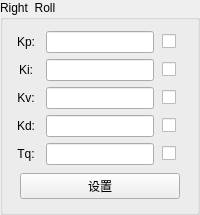
           <widget class="QGroupBox" name="groupBox_6">
            <property name="title">
             <string>Right  Roll</string>
            </property>
            <layout class="QVBoxLayout" name="verticalLayout_10">
             <item>
              <layout class="QVBoxLayout" name="verticalLayout_5">
               <item>
                <layout class="QHBoxLayout" name="horizontalLayout_23" stretch="0">
                 <property name="spacing">
                  <number>3</number>
                 </property>
                 <property name="sizeConstraint">
                  <enum>QLayout::SetDefaultConstraint</enum>
                 </property>
                 <item>
                  <layout class="QHBoxLayout" name="horizontalLayout_24" stretch="1,0,1">
                   <property name="spacing">
                    <number>8</number>
                   </property>
                   <property name="sizeConstraint">
                    <enum>QLayout::SetDefaultConstraint</enum>
                   </property>
                   <item>
                    <widget class="QLabel" name="label_21">
                     <property name="text">
                      <string>Kp:</string>
                     </property>
                     <property name="alignment">
                      <set>Qt::AlignCenter</set>
                     </property>
                    </widget>
                   </item>
                   <item>
                    <widget class="QLineEdit" name="lineEdit_rroll_kp">
                     <property name="inputMethodHints">
                      <set>Qt::ImhDigitsOnly</set>
                     </property>
                     <property name="alignment">
                      <set>Qt::AlignRight|Qt::AlignTrailing|Qt::AlignVCenter</set>
                     </property>
                    </widget>
                   </item>
                   <item>
                    <widget class="QCheckBox" name="checkBox_rroll_kp">
                     <property name="layoutDirection">
                      <enum>Qt::LeftToRight</enum>
                     </property>
                     <property name="text">
                      <string/>
                     </property>
                    </widget>
                   </item>
                  </layout>
                 </item>
                </layout>
               </item>
               <item>
                <layout class="QHBoxLayout" name="horizontalLayout_25" stretch="1,0,1">
                 <property name="spacing">
                  <number>8</number>
                 </property>
                 <property name="sizeConstraint">
                  <enum>QLayout::SetDefaultConstraint</enum>
                 </property>
                 <item>
                  <widget class="QLabel" name="label_22">
                   <property name="text">
                    <string>Ki:</string>
                   </property>
                   <property name="alignment">
                    <set>Qt::AlignCenter</set>
                   </property>
                  </widget>
                 </item>
                 <item>
                  <widget class="QLineEdit" name="lineEdit_rroll_ki">
                   <property name="inputMethodHints">
                    <set>Qt::ImhDigitsOnly</set>
                   </property>
                   <property name="alignment">
                    <set>Qt::AlignRight|Qt::AlignTrailing|Qt::AlignVCenter</set>
                   </property>
                  </widget>
                 </item>
                 <item>
                  <widget class="QCheckBox" name="checkBox_rroll_ki">
                   <property name="layoutDirection">
                    <enum>Qt::LeftToRight</enum>
                   </property>
                   <property name="text">
                    <string/>
                   </property>
                  </widget>
                 </item>
                </layout>
               </item>
               <item>
                <layout class="QHBoxLayout" name="horizontalLayout_26" stretch="1,0,1">
                 <property name="spacing">
                  <number>8</number>
                 </property>
                 <property name="sizeConstraint">
                  <enum>QLayout::SetDefaultConstraint</enum>
                 </property>
                 <item>
                  <widget class="QLabel" name="label_23">
                   <property name="text">
                    <string>Kv:</string>
                   </property>
                   <property name="alignment">
                    <set>Qt::AlignCenter</set>
                   </property>
                  </widget>
                 </item>
                 <item>
                  <widget class="QLineEdit" name="lineEdit_rroll_kv">
                   <property name="inputMethodHints">
                    <set>Qt::ImhDigitsOnly</set>
                   </property>
                   <property name="alignment">
                    <set>Qt::AlignRight|Qt::AlignTrailing|Qt::AlignVCenter</set>
                   </property>
                  </widget>
                 </item>
                 <item>
                  <widget class="QCheckBox" name="checkBox_rroll_kv">
                   <property name="layoutDirection">
                    <enum>Qt::LeftToRight</enum>
                   </property>
                   <property name="text">
                    <string/>
                   </property>
                  </widget>
                 </item>
                </layout>
               </item>
               <item>
                <layout class="QHBoxLayout" name="horizontalLayout_27" stretch="1,0,1">
                 <property name="spacing">
                  <number>8</number>
                 </property>
                 <property name="sizeConstraint">
                  <enum>QLayout::SetDefaultConstraint</enum>
                 </property>
                 <item>
                  <widget class="QLabel" name="label_24">
                   <property name="text">
                    <string>Kd:</string>
                   </property>
                   <property name="alignment">
                    <set>Qt::AlignCenter</set>
                   </property>
                  </widget>
                 </item>
                 <item>
                  <widget class="QLineEdit" name="lineEdit_rroll_kd">
                   <property name="inputMethodHints">
                    <set>Qt::ImhDigitsOnly</set>
                   </property>
                   <property name="alignment">
                    <set>Qt::AlignRight|Qt::AlignTrailing|Qt::AlignVCenter</set>
                   </property>
                  </widget>
                 </item>
                 <item>
                  <widget class="QCheckBox" name="checkBox_rroll_kd">
                   <property name="layoutDirection">
                    <enum>Qt::LeftToRight</enum>
                   </property>
                   <property name="text">
                    <string/>
                   </property>
                  </widget>
                 </item>
                </layout>
               </item>
               <item>
                <layout class="QHBoxLayout" name="horizontalLayout_28" stretch="1,0,1">
                 <property name="spacing">
                  <number>8</number>
                 </property>
                 <property name="sizeConstraint">
                  <enum>QLayout::SetDefaultConstraint</enum>
                 </property>
                 <item>
                  <widget class="QLabel" name="label_25">
                   <property name="text">
                    <string>Tq:</string>
                   </property>
                   <property name="alignment">
                    <set>Qt::AlignCenter</set>
                   </property>
                  </widget>
                 </item>
                 <item>
                  <widget class="QLineEdit" name="lineEdit_rroll_tq">
                   <property name="inputMethodHints">
                    <set>Qt::ImhDigitsOnly</set>
                   </property>
                   <property name="alignment">
                    <set>Qt::AlignRight|Qt::AlignTrailing|Qt::AlignVCenter</set>
                   </property>
                  </widget>
                 </item>
                 <item>
                  <widget class="QCheckBox" name="checkBox_rroll_tq">
                   <property name="layoutDirection">
                    <enum>Qt::LeftToRight</enum>
                   </property>
                   <property name="text">
                    <string/>
                   </property>
                  </widget>
                 </item>
                </layout>
               </item>
               <item>
                <layout class="QHBoxLayout" name="horizontalLayout_29">
                 <property name="leftMargin">
                  <number>6</number>
                 </property>
                 <property name="topMargin">
                  <number>2</number>
                 </property>
                 <property name="rightMargin">
                  <number>6</number>
                 </property>
                 <property name="bottomMargin">
                  <number>2</number>
                 </property>
                 <item>
                  <widget class="QPushButton" name="pushButton_rroll">
                   <property name="text">
                    <string>设置</string>
                   </property>
                  </widget>
                 </item>
                </layout>
               </item>
              </layout>
             </item>
            </layout>
           </widget>
